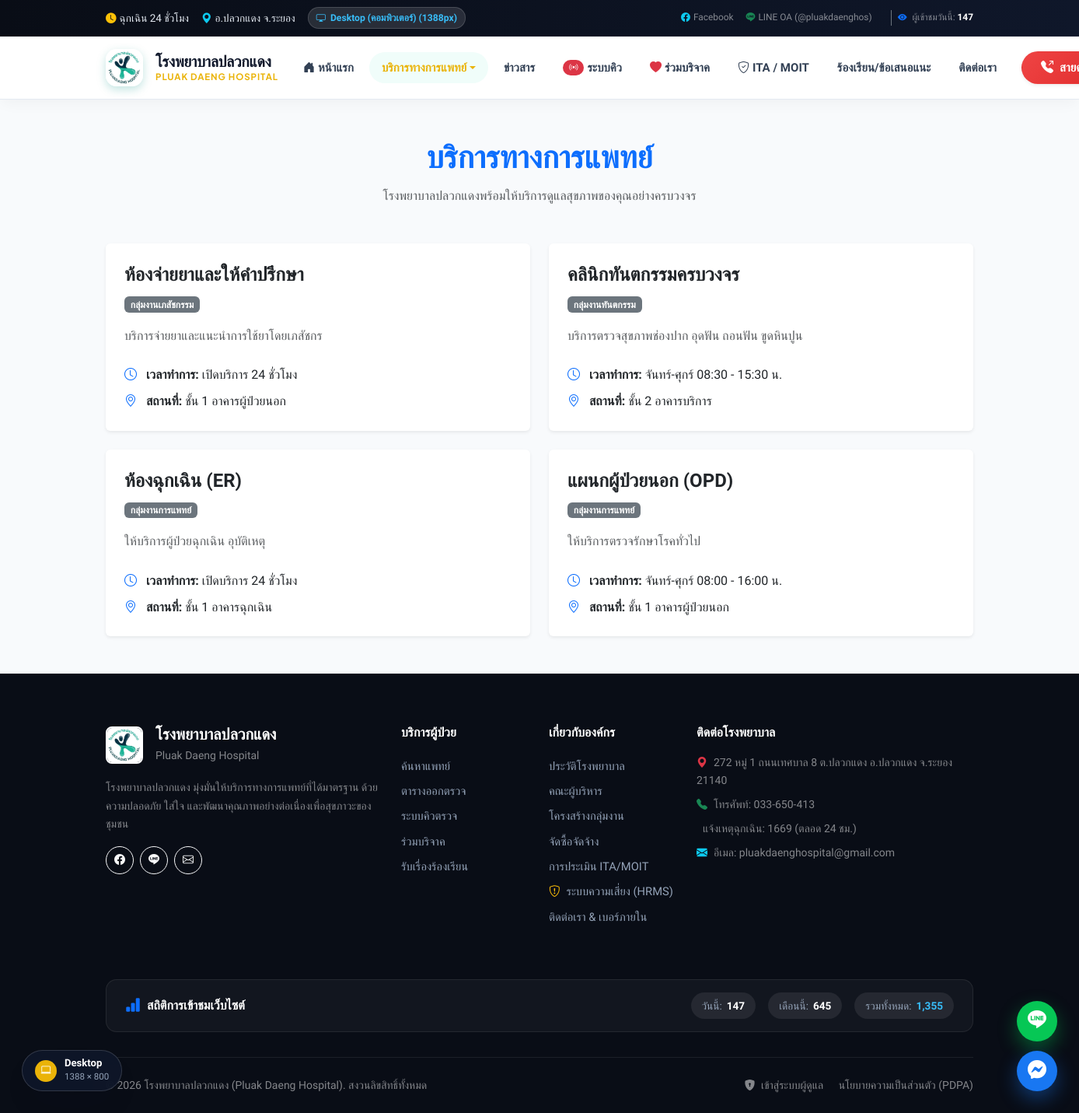
/services, run on the app's committed database.
### tables this page shows
CREATE TABLE `services` (
  `id` int(11) NOT NULL AUTO_INCREMENT,
  `department_id` int(11) DEFAULT NULL,
  `name` varchar(150) NOT NULL,
  `description` text DEFAULT NULL,
  `cover_image` varchar(255) DEFAULT NULL,
  `open_time` varchar(255) DEFAULT NULL,
  `location` varchar(255) DEFAULT NULL,
  `phone` varchar(100) DEFAULT NULL,
  `preparation` text DEFAULT NULL,
  `status` enum('active','inactive') DEFAULT 'active',
  `created_at` timestamp NULL DEFAULT current_timestamp(),
  `updated_at` timestamp NULL DEFAULT current_timestamp() ON UPDATE current_timestamp(),
  `deleted_at` timestamp NULL DEFAULT NULL,
  PRIMARY KEY (`id`),
  KEY `department_id` (`department_id`),
  CONSTRAINT `services_ibfk_1` FOREIGN KEY (`department_id`) REFERENCES `departments` (`id`) ON DELETE SET NULL
);

CREATE TABLE `departments` (
  `id` int(11) NOT NULL AUTO_INCREMENT,
  `name` varchar(100) NOT NULL,
  `description` text DEFAULT NULL,
  `cover_image` varchar(255) DEFAULT NULL,
  `icon` varchar(50) DEFAULT NULL,
  `contact_info` text DEFAULT NULL,
  `status` enum('active','inactive') DEFAULT 'active',
  `created_at` timestamp NULL DEFAULT current_timestamp(),
  `updated_at` timestamp NULL DEFAULT current_timestamp() ON UPDATE current_timestamp(),
  `deleted_at` timestamp NULL DEFAULT NULL,
  PRIMARY KEY (`id`)
);

### app/Controllers/ServiceController.php (called while the page is built, shortened)
<?php
class ServiceController extends Controller {
    private $serviceModel;
    public function __construct() {
        $this->serviceModel = $this->model('Service');
    }
    public function index() {
        $services = $this->serviceModel->getAll();
        $data = [
            'page_title' => 'บริการทางการแพทย์',
            'services' => $services
        ];
        $this->view('services/index', $data);
    }
}

### app/Core/App.php (called while the page is built, shortened)
<?php
class App {
    protected $controller = 'HomeController';
    protected $method = 'index';
    public function __construct() {
        $url = $this->parseUrl();
        if (isset($url[0]) && strtolower($url[0]) === 'admin') {
            array_shift($url);
            $this->controller = 'DashboardController';
            $adminAliases = [
                'donationitem' => 'DonationItem',
                'donationitems' => 'DonationItem',
                'donation' => 'Donation',
                'donations' => 'Donation',
                'banner' => 'Banner',
                'banners' => 'Banner',
                'news' => 'News',
                'appointment' => 'Appointment',
                'appointments' => 'Appointment',
                'doctor' => 'Doctor',
                'doctors' => 'Doctor',
                'clinic' => 'Clinic',
                'clinics' => 'Clinic',
                'service' => 'Service',
                'services' => 'Service',
                'department' => 'Department',
                'departments' => 'Department',
                'procurement' => 'Procurement',
                'procurements' => 'Procurement',
                'complaint' => 'Complaint',
                'complaints' => 'Complaint',
                'setting' => 'Settings',
                'settings' => 'Settings',
                'auditlog' => 'AuditLog',
                'logs' => 'AuditLog',
                'dashboard' => 'Dashboard',
                'auth' => 'Auth',
                'login' => 'Auth'
            ];
            if (isset($url[0])) {
                $rawKey = strtolower($url[0]);
                if (isset($adminAliases[$rawKey]) && file_exists('../app/Controllers/Admin/' . $adminAliases[$rawKey] . 'Controller.php')) {
                    $this->controller = $adminAliases[$rawKey] . 'Controller';
                    unset($url[0]);
                } else if (file_exists('../app/Controllers/Admin/' . ucwords($url[0]) . 'Controller.php')) {
                    $this->controller = ucwords($url[0]) . 'Controller';
                    unset($url[0]);
                }
            }
            $controllerClass = 'App\\Controllers\\Admin\\' . $this->controller;
            if(!class_exists($controllerClass)){
                require_once '../app/Controllers/Admin/' . $this->controller . '.php';
            }
            $this->controller = new $controllerClass;
        } else {
            $aliases = [
                'donations' => 'Donation',
                'donation' => 'Donation',
                'doctors' => 'Doctor',
                'doctor' => 'Doctor',
                'clinics' => 'Clinic',
                'clinic' => 'Clinic',
                'services' => 'Service',
                'service' => 'Service',
                'appointments' => 'Appointment',
                'appointment' => 'Appointment',
                'departments' => 'Department',
                'department' => 'Department',
                'hrms' => 'Risk',
                'risk' => 'Risk',
                'ita' => 'Ita',
                'contact' => 'Contact',
                'news' => 'News'
            ];
            if (isset($url[0])) {
                $rawKey = strtolower($url[0]);
                if (isset($aliases[$rawKey]) && file_exists('../app/Controllers/' . $aliases[$rawKey] . 'Controller.php')) {
                    $this->controller = $aliases[$rawKey] . 'Controller';
                    unset($url[0]);
                } else if (file_exists('../app/Controllers/' . ucwords($url[0]) . 'Controller.php')) {
                    $this->controller = ucwords($url[0]) . 'Controller';
                    unset($url[0]);
                } else if (str_ends_with($rawKey, 's') && file_exists('../app/Controllers/' . ucwords(rtrim($rawKey, 's')) . 'Controller.php')) {
                    $this->controller = ucwords(rtrim($rawKey, 's')) . 'Controller';
                    unset($url[0]);
                }
            }
            $this->controller = new $controllerClass;
        }
        $this->params = $url ? array_values($url) : [];
        call_user_func_array([$this->controller, $this->method], $this->params);
    }
    public function parseUrl() {
        if (isset($_GET['url'])) {
            $url = rtrim($_GET['url'], '/');
            $url = urldecode($url);
            return explode('/', $url);
        }
        return [];
    }
}

### public/index.php (called while the page is built, shortened)
<?php
spl_autoload_register(function($className) {
    if (strpos($className, 'App\\Core\\') === 0) {
        $class = str_replace('App\\Core\\', '', $className);
    } else if (strpos($className, 'App\\Controllers\\') === 0) {
        $class = str_replace('App\\Controllers\\', '', $className);
        require_once '../app/Controllers/' . $class . '.php';
    } else if (strpos($className, 'App\\Models\\') === 0) {
        $class = str_replace('App\\Models\\', '', $className);
        require_once '../app/Models/' . $class . '.php';
    } else if (strpos($className, 'App\\Services\\') === 0) {
        $class = str_replace('App\\Services\\', '', $className);
        require_once '../app/Services/' . $class . '.php';
    } else if (strpos($className, 'App\\Repositories\\') === 0) {
        $class = str_replace('App\\Repositories\\', '', $className);
        require_once '../app/Repositories/' . $class . '.php';
    } else if (strpos($className, 'App\\Middleware\\') === 0) {
        $class = str_replace('App\\Middleware\\', '', $className);
        require_once '../app/Middleware/' . $class . '.php';
    } else if (strpos($className, 'App\\Helpers\\') === 0) {
        $class = str_replace('App\\Helpers\\', '', $className);
        require_once '../app/Helpers/' . $class . '.php';
    } else if (strpos($className, 'App\\Validation\\') === 0) {
        $class = str_replace('App\\Validation\\', '', $className);
        require_once '../app/Validation/' . $class . '.php';
    }
});
$app = new App\Core\App();

### app/Core/Database.php (called while the page is built, shortened)
<?php
class Database {
    private $host = DB_HOST;
    private $user = DB_USER;
    private $pass = DB_PASS;
    private $dbname = DB_NAME;
    private $dbh;
    private $stmt;
    public function __construct() {
        $dsn = 'mysql:host=' . $this->host . ';dbname=' . $this->dbname . ';charset=utf8mb4';
        $options = array(
            PDO::ATTR_PERSISTENT => true,
            PDO::ATTR_ERRMODE => PDO::ERRMODE_EXCEPTION,
            PDO::ATTR_DEFAULT_FETCH_MODE => PDO::FETCH_OBJ,
            PDO::MYSQL_ATTR_INIT_COMMAND => 'SET NAMES utf8mb4'
        );
        try {
            $this->dbh = new PDO($dsn, $this->user, $this->pass, $options);
        } catch(PDOException $e) {
            $this->error = $e->getMessage();
            error_log($this->error);
            if (APP_ENV === 'development') {
                echo $this->error;
            } else {
                echo "Database connection failed.";
            }
        }
    }
    public function query($sql) {
        $this->stmt = $this->dbh->prepare($sql);
    }
    public function bind($param, $value, $type = null) {
        if (is_null($type)) {
            switch(true) {
                default:
                    $type = PDO::PARAM_STR;
            }
        }
        $this->stmt->bindValue($param, $value, $type);
    }
    public function execute() {
        return $this->stmt->execute();
    }
    public function resultSet() {
        $this->execute();
        return $this->stmt->fetchAll();
    }
}

### app/Core/Model.php (called while the page is built, shortened)
<?php
class Model {
    public function __construct() {
        $this->db = new Database();
    }
}

### app/Models/Service.php (called while the page is built, shortened)
<?php
class Service extends Model {
    public function getAll() {
        $this->db->query('SELECT s.*, d.name as department_name FROM services s LEFT JOIN departments d ON s.department_id = d.id WHERE s.deleted_at IS NULL ORDER BY s.id DESC');
        return $this->db->resultSet();
    }
}

### app/Views/services/index.php (the view)
<div class="container py-5">
    <div class="text-center mb-5">
        <h1 class="fw-bold text-primary">บริการทางการแพทย์</h1>
        <p class="text-muted">โรงพยาบาลปลวกแดงพร้อมให้บริการดูแลสุขภาพของคุณอย่างครบวงจร</p>
    </div>
    <div class="row g-4">
        <?php foreach($services as $srv): ?>
        <div class="col-md-6">
            <div class="card h-100 shadow-sm border-0">
                <div class="card-body p-4">
                    <h4 class="fw-bold text-dark mb-2"><?= htmlspecialchars($srv->name) ?></h4>
                    <span class="badge bg-secondary mb-3"><?= htmlspecialchars($srv->department_name ?? 'ทั่วไป') ?></span>
                    <p class="text-muted mb-4"><?= htmlspecialchars($srv->description) ?></p>
                    <ul class="list-unstyled mb-0">
                        <li class="mb-2"><i class="bi bi-clock text-primary me-2"></i> <strong>เวลาทำการ:</strong> <?= htmlspecialchars($srv->open_time) ?></li>
                        <li><i class="bi bi-geo-alt text-primary me-2"></i> <strong>สถานที่:</strong> <?= htmlspecialchars($srv->location) ?></li>
                    </ul>
                </div>
            </div>
        </div>
        <?php endforeach; ?>
    </div>
</div>

### public/assets/css/style.css (style rules this page uses)
:root { --primary-color: #0d9488; --primary-dark: #0f766e; --primary-light: #f0fdfa; --primary-border: #99f6e4; --secondary-color: #0284c7; --secondary-dark: #0369a1; --secondary-light: #f0f9ff; --accent-warning: #f59e0b; --accent-danger: #ef4444; --accent-success: #10b981; --bg-main: #f8fafc; --bg-surface: #ffffff; --text-main: #0f172a; --text-muted: #64748b; --text-light: #94a3b8; --border-color: #e2e8f0; --font-thai: 'Prompt', -apple-system, BlinkMacSystemFont, sans-serif; --font-en: 'Plus Jakarta Sans', sans-serif; --radius-sm: 8px; --radius-md: 14px; --radius-lg: 20px; --radius-xl: 28px; --radius-pill: 9999px; --shadow-sm: 0 2px 6px rgba(15, 23, 42, 0.04); --shadow-md: 0 10px 25px -5px rgba(15, 23, 42, 0.06), 0 8px 10px -6px rgba(15, 23, 42, 0.04); --shadow-lg: 0 20px 40px -12px rgba(15, 23, 42, 0.1); --shadow-glow-teal: 0 10px 30px rgba(13, 148, 136, 0.25); --transition: all 0.25s cubic-bezier(0.16, 1, 0.3, 1); }
*, *::before, *::after { box-sizing: border-box; }
body { font-family: var(--font-thai); background-color: var(--bg-main); color: var(--text-main); line-height: 1.65; letter-spacing: normal !important; overflow-x: hidden; margin: 0; padding: 0; }
h1, h2, h3, h4, h5, h6 { font-family: var(--font-thai); font-weight: 700; color: var(--text-main); line-height: 1.35; margin-bottom: 0.5rem; letter-spacing: normal !important; }
p { line-height: 1.7; margin-bottom: 1rem; }

### data on the page
services: name "ห้องจ่ายยาและให้คำปรึกษา", department.name "กลุ่มงานเภสัชกรรม", description "บริการจ่ายยาและแนะนำการใช้ยาโดยเภสัชกร", open_time "เปิดบริการ 24 ชั่วโมง", location "ชั้น 1 อาคารผู้ป่วยนอก"
services: name "คลินิกทันตกรรมครบวงจร", department.name "กลุ่มงานทันตกรรม", description "บริการตรวจสุขภาพช่องปาก อุดฟัน ถอนฟัน ขูดหินปูน", open_time "จันทร์-ศุกร์ 08:30 - 15:30 น.", location "ชั้น 2 อาคารบริการ"
services: name "ห้องฉุกเฉิน (ER)", department.name "กลุ่มงานการแพทย์", description "ให้บริการผู้ป่วยฉุกเฉิน อุบัติเหตุ", open_time "เปิดบริการ 24 ชั่วโมง", location "ชั้น 1 อาคารฉุกเฉิน"
services: name "แผนกผู้ป่วยนอก (OPD)", department.name "กลุ่มงานการแพทย์", description "ให้บริการตรวจรักษาโรคทั่วไป", open_time "จันทร์-ศุกร์ 08:00 - 16:00 น.", location "ชั้น 1 อาคารผู้ป่วยนอก"

### other printed values
$lineOaId "@pluakdaenghos"
$visitStats['today'] "147"
$siteSettings['address'] "272 หมู่ 1 ถนนเทศบาล 8 ต.ปลวกแดง อ.ปลวกแดง จ.ระยอง 21140"
$siteSettings['telephone'] "033-650-413"
$siteSettings['email'] "pluakdaenghospital@gmail.com"
$visitStats['month'] "645"
$visitStats['total'] "1,355"
